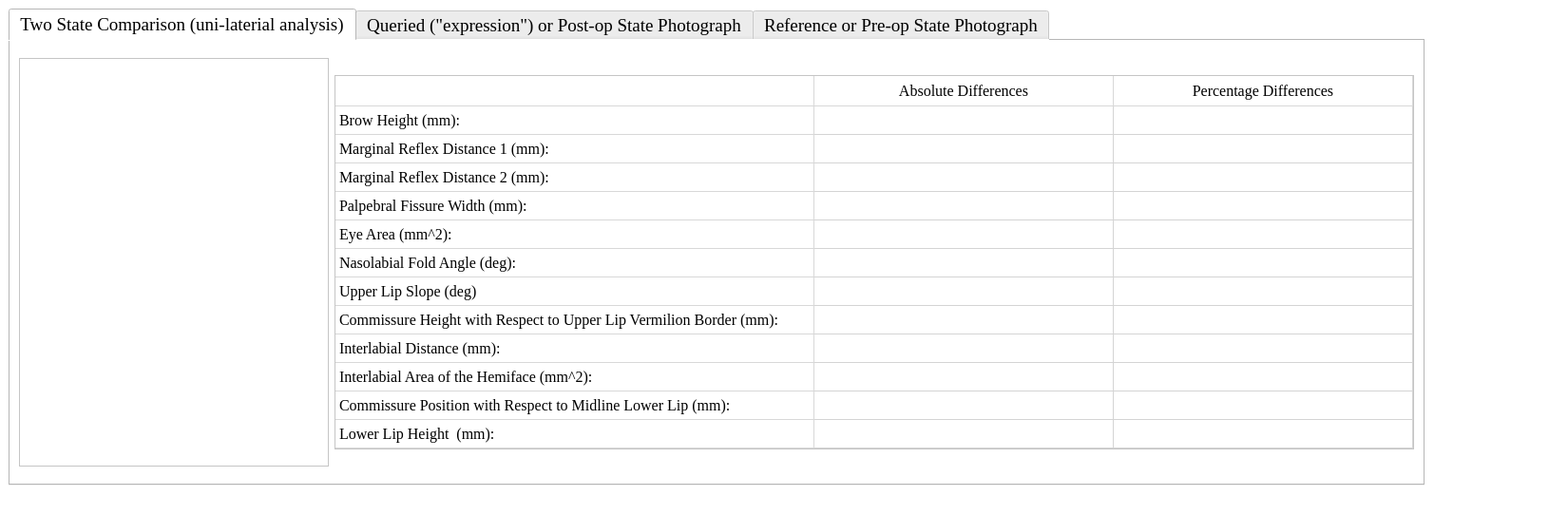
<?xml version="1.0" encoding="UTF-8"?>
<ui version="4.0">
 <class>MainWindow</class>
 <widget class="QMainWindow" name="MainWindow">
  <property name="geometry">
   <rect>
    <x>0</x>
    <y>0</y>
    <width>1650</width>
    <height>542</height>
   </rect>
  </property>
  <property name="windowTitle">
   <string>MainWindow</string>
  </property>
  <property name="styleSheet">
   <string notr="true">background-color: rgb(255, 255, 255);</string>
  </property>
  <widget class="QWidget" name="centralwidget">
   <layout class="QFormLayout" name="formLayout">
    <item row="0" column="0">
     <widget class="QTabWidget" name="tabWidget">
      <property name="font">
       <font>
        <family>Times New Roman</family>
        <pointsize>14</pointsize>
       </font>
      </property>
      <property name="styleSheet">
       <string notr="true">background-color: rgb(255, 255, 255);</string>
      </property>
      <property name="currentIndex">
       <number>0</number>
      </property>
      <widget class="QWidget" name="tab">
       <attribute name="title">
        <string>Two State Comparison (uni-laterial analysis)</string>
       </attribute>
       <layout class="QGridLayout" name="gridLayout_3">
        <item row="0" column="0">
         <widget class="QGraphicsView" name="graphicsView_4">
          <property name="minimumSize">
           <size>
            <width>326</width>
            <height>430</height>
           </size>
          </property>
          <property name="maximumSize">
           <size>
            <width>326</width>
            <height>430</height>
           </size>
          </property>
         </widget>
        </item>
        <item row="0" column="1">
         <widget class="QTableWidget" name="tableWidget_3">
          <property name="sizePolicy">
           <sizepolicy hsizetype="Fixed" vsizetype="Fixed">
            <horstretch>0</horstretch>
            <verstretch>0</verstretch>
           </sizepolicy>
          </property>
          <property name="minimumSize">
           <size>
            <width>0</width>
            <height>0</height>
           </size>
          </property>
          <property name="font">
           <font>
            <family>Times New Roman</family>
            <pointsize>12</pointsize>
           </font>
          </property>
          <property name="styleSheet">
           <string notr="true">QHeaderView::section{
            border-top:0px solid #D8D8D8;
            border-left:0px solid #D8D8D8;
            border-right:1px solid #D8D8D8;
            border-bottom: 1px solid #D8D8D8;
            background-color:white;
            padding:4px;
}

  QTableCornerButton::section{
            border-top:0px solid #D8D8D8;
            border-left:0px solid #D8D8D8;
            border-right:1px solid #D8D8D8;
            border-bottom: 1px solid #D8D8D8;
            background-color:white;
}</string>
          </property>
          <property name="lineWidth">
           <number>0</number>
          </property>
          <property name="verticalScrollBarPolicy">
           <enum>Qt::ScrollBarAlwaysOff</enum>
          </property>
          <property name="horizontalScrollBarPolicy">
           <enum>Qt::ScrollBarAlwaysOff</enum>
          </property>
          <property name="sizeAdjustPolicy">
           <enum>QAbstractScrollArea::AdjustToContents</enum>
          </property>
          <attribute name="horizontalHeaderDefaultSectionSize">
           <number>315</number>
          </attribute>
          <row>
           <property name="text">
            <string>Brow Height (mm):</string>
           </property>
           <property name="font">
            <font>
             <family>Times New Roman</family>
             <pointsize>12</pointsize>
            </font>
           </property>
          </row>
          <row>
           <property name="text">
            <string>Marginal Reflex Distance 1 (mm):</string>
           </property>
           <property name="font">
            <font>
             <family>Times New Roman</family>
             <pointsize>12</pointsize>
            </font>
           </property>
          </row>
          <row>
           <property name="text">
            <string>Marginal Reflex Distance 2 (mm):</string>
           </property>
           <property name="font">
            <font>
             <family>Times New Roman</family>
             <pointsize>12</pointsize>
            </font>
           </property>
          </row>
          <row>
           <property name="text">
            <string>Palpebral Fissure Width (mm):</string>
           </property>
           <property name="font">
            <font>
             <family>Times New Roman</family>
             <pointsize>12</pointsize>
            </font>
           </property>
          </row>
          <row>
           <property name="text">
            <string>Eye Area (mm^2):</string>
           </property>
           <property name="font">
            <font>
             <family>Times New Roman</family>
             <pointsize>12</pointsize>
            </font>
           </property>
          </row>
          <row>
           <property name="text">
            <string>Nasolabial Fold Angle (deg):</string>
           </property>
           <property name="font">
            <font>
             <family>Times New Roman</family>
             <pointsize>12</pointsize>
            </font>
           </property>
          </row>
          <row>
           <property name="text">
            <string>Upper Lip Slope (deg)</string>
           </property>
           <property name="font">
            <font>
             <family>Times New Roman</family>
             <pointsize>12</pointsize>
            </font>
           </property>
          </row>
          <row>
           <property name="text">
            <string>Commissure Height with Respect to Upper Lip Vermilion Border (mm):</string>
           </property>
           <property name="font">
            <font>
             <family>Times New Roman</family>
             <pointsize>12</pointsize>
            </font>
           </property>
          </row>
          <row>
           <property name="text">
            <string>Interlabial Distance (mm):</string>
           </property>
           <property name="font">
            <font>
             <family>Times New Roman</family>
             <pointsize>12</pointsize>
            </font>
           </property>
          </row>
          <row>
           <property name="text">
            <string>Interlabial Area of the Hemiface (mm^2):</string>
           </property>
           <property name="font">
            <font>
             <family>Times New Roman</family>
             <pointsize>12</pointsize>
            </font>
           </property>
          </row>
          <row>
           <property name="text">
            <string>Commissure Position with Respect to Midline Lower Lip (mm):</string>
           </property>
           <property name="font">
            <font>
             <family>Times New Roman</family>
             <pointsize>12</pointsize>
            </font>
           </property>
          </row>
          <row>
           <property name="text">
            <string>Lower Lip Height  (mm):</string>
           </property>
           <property name="font">
            <font>
             <family>Times New Roman</family>
             <pointsize>12</pointsize>
            </font>
           </property>
          </row>
          <column>
           <property name="text">
            <string>Absolute Differences</string>
           </property>
           <property name="font">
            <font>
             <family>Times New Roman</family>
             <pointsize>12</pointsize>
            </font>
           </property>
          </column>
          <column>
           <property name="text">
            <string>Percentage Differences</string>
           </property>
           <property name="font">
            <font>
             <family>Times New Roman</family>
             <pointsize>12</pointsize>
            </font>
           </property>
          </column>
         </widget>
        </item>
       </layout>
      </widget>
      <widget class="QWidget" name="tab_2">
       <attribute name="title">
        <string>Queried (&quot;expression&quot;) or Post-op State Photograph</string>
       </attribute>
       <layout class="QGridLayout" name="gridLayout_2">
        <item row="0" column="2">
         <widget class="QTableWidget" name="tableWidget">
          <property name="sizePolicy">
           <sizepolicy hsizetype="Fixed" vsizetype="Fixed">
            <horstretch>0</horstretch>
            <verstretch>0</verstretch>
           </sizepolicy>
          </property>
          <property name="minimumSize">
           <size>
            <width>0</width>
            <height>0</height>
           </size>
          </property>
          <property name="font">
           <font>
            <family>Times New Roman</family>
            <pointsize>12</pointsize>
           </font>
          </property>
          <property name="styleSheet">
           <string notr="true">QHeaderView::section{
            border-top:0px solid #D8D8D8;
            border-left:0px solid #D8D8D8;
            border-right:1px solid #D8D8D8;
            border-bottom: 1px solid #D8D8D8;
            background-color:white;
            padding:4px;
}

  QTableCornerButton::section{
            border-top:0px solid #D8D8D8;
            border-left:0px solid #D8D8D8;
            border-right:1px solid #D8D8D8;
            border-bottom: 1px solid #D8D8D8;
            background-color:white;
}</string>
          </property>
          <property name="lineWidth">
           <number>0</number>
          </property>
          <property name="verticalScrollBarPolicy">
           <enum>Qt::ScrollBarAlwaysOff</enum>
          </property>
          <property name="horizontalScrollBarPolicy">
           <enum>Qt::ScrollBarAlwaysOff</enum>
          </property>
          <property name="sizeAdjustPolicy">
           <enum>QAbstractScrollArea::AdjustToContents</enum>
          </property>
          <attribute name="horizontalHeaderDefaultSectionSize">
           <number>155</number>
          </attribute>
          <row>
           <property name="text">
            <string>Brow Height (mm):</string>
           </property>
           <property name="font">
            <font>
             <family>Times New Roman</family>
             <pointsize>12</pointsize>
            </font>
           </property>
          </row>
          <row>
           <property name="text">
            <string>Marginal Reflex Distance 1 (mm):</string>
           </property>
           <property name="font">
            <font>
             <family>Times New Roman</family>
             <pointsize>12</pointsize>
            </font>
           </property>
          </row>
          <row>
           <property name="text">
            <string>Marginal Reflex Distance 2 (mm):</string>
           </property>
           <property name="font">
            <font>
             <family>Times New Roman</family>
             <pointsize>12</pointsize>
            </font>
           </property>
          </row>
          <row>
           <property name="text">
            <string>Palpebral Fissure Width (mm):</string>
           </property>
           <property name="font">
            <font>
             <family>Times New Roman</family>
             <pointsize>12</pointsize>
            </font>
           </property>
          </row>
          <row>
           <property name="text">
            <string>Eye Area (mm^2):</string>
           </property>
           <property name="font">
            <font>
             <family>Times New Roman</family>
             <pointsize>12</pointsize>
            </font>
           </property>
          </row>
          <row>
           <property name="text">
            <string>Nasolabial Fold Angle (deg):</string>
           </property>
           <property name="font">
            <font>
             <family>Times New Roman</family>
             <pointsize>12</pointsize>
            </font>
           </property>
          </row>
          <row>
           <property name="text">
            <string>Upper Lip Slope (deg)</string>
           </property>
           <property name="font">
            <font>
             <family>Times New Roman</family>
             <pointsize>12</pointsize>
            </font>
           </property>
          </row>
          <row>
           <property name="text">
            <string>Commissure Height with Respect to Upper Lip Vermilion Border (mm):</string>
           </property>
           <property name="font">
            <font>
             <family>Times New Roman</family>
             <pointsize>12</pointsize>
            </font>
           </property>
          </row>
          <row>
           <property name="text">
            <string>Interlabial Distance (mm):</string>
           </property>
           <property name="font">
            <font>
             <family>Times New Roman</family>
             <pointsize>12</pointsize>
            </font>
           </property>
          </row>
          <row>
           <property name="text">
            <string>Interlabial Area of the Hemiface (mm^2):</string>
           </property>
           <property name="font">
            <font>
             <family>Times New Roman</family>
             <pointsize>12</pointsize>
            </font>
           </property>
          </row>
          <row>
           <property name="text">
            <string>Commissure Position with Respect to Midline Lower Lip (mm):</string>
           </property>
           <property name="font">
            <font>
             <family>Times New Roman</family>
             <pointsize>12</pointsize>
            </font>
           </property>
          </row>
          <row>
           <property name="text">
            <string>Lower Lip Height  (mm):</string>
           </property>
           <property name="font">
            <font>
             <family>Times New Roman</family>
             <pointsize>12</pointsize>
            </font>
           </property>
          </row>
          <column>
           <property name="text">
            <string>Affected Side</string>
           </property>
           <property name="font">
            <font>
             <family>Times New Roman</family>
             <pointsize>11</pointsize>
            </font>
           </property>
          </column>
          <column>
           <property name="text">
            <string>&quot;Normal&quot; Side</string>
           </property>
           <property name="font">
            <font>
             <family>Times New Roman</family>
             <pointsize>12</pointsize>
            </font>
           </property>
          </column>
          <column>
           <property name="text">
            <string>Absolute Differences</string>
           </property>
           <property name="font">
            <font>
             <family>Times New Roman</family>
             <pointsize>12</pointsize>
            </font>
           </property>
          </column>
          <column>
           <property name="text">
            <string>Percentage Differences</string>
           </property>
           <property name="font">
            <font>
             <family>Times New Roman</family>
             <pointsize>12</pointsize>
            </font>
           </property>
          </column>
         </widget>
        </item>
        <item row="0" column="1">
         <widget class="QGraphicsView" name="graphicsView_2">
          <property name="minimumSize">
           <size>
            <width>326</width>
            <height>430</height>
           </size>
          </property>
          <property name="maximumSize">
           <size>
            <width>326</width>
            <height>430</height>
           </size>
          </property>
         </widget>
        </item>
       </layout>
      </widget>
      <widget class="QWidget" name="tab_3">
       <attribute name="title">
        <string>Reference or Pre-op State Photograph</string>
       </attribute>
       <layout class="QGridLayout" name="gridLayout">
        <item row="0" column="0">
         <widget class="QGraphicsView" name="graphicsView_3">
          <property name="minimumSize">
           <size>
            <width>326</width>
            <height>430</height>
           </size>
          </property>
          <property name="maximumSize">
           <size>
            <width>326</width>
            <height>430</height>
           </size>
          </property>
         </widget>
        </item>
        <item row="0" column="1">
         <widget class="QTableWidget" name="tableWidget_2">
          <property name="sizePolicy">
           <sizepolicy hsizetype="Fixed" vsizetype="Fixed">
            <horstretch>0</horstretch>
            <verstretch>0</verstretch>
           </sizepolicy>
          </property>
          <property name="minimumSize">
           <size>
            <width>0</width>
            <height>0</height>
           </size>
          </property>
          <property name="font">
           <font>
            <family>Times New Roman</family>
            <pointsize>12</pointsize>
           </font>
          </property>
          <property name="styleSheet">
           <string notr="true">QHeaderView::section{
            border-top:0px solid #D8D8D8;
            border-left:0px solid #D8D8D8;
            border-right:1px solid #D8D8D8;
            border-bottom: 1px solid #D8D8D8;
            background-color:white;
            padding:4px;
}

  QTableCornerButton::section{
            border-top:0px solid #D8D8D8;
            border-left:0px solid #D8D8D8;
            border-right:1px solid #D8D8D8;
            border-bottom: 1px solid #D8D8D8;
            background-color:white;
}</string>
          </property>
          <property name="lineWidth">
           <number>0</number>
          </property>
          <property name="verticalScrollBarPolicy">
           <enum>Qt::ScrollBarAlwaysOff</enum>
          </property>
          <property name="horizontalScrollBarPolicy">
           <enum>Qt::ScrollBarAlwaysOff</enum>
          </property>
          <property name="sizeAdjustPolicy">
           <enum>QAbstractScrollArea::AdjustToContents</enum>
          </property>
          <attribute name="horizontalHeaderDefaultSectionSize">
           <number>155</number>
          </attribute>
          <row>
           <property name="text">
            <string>Brow Height (mm):</string>
           </property>
           <property name="font">
            <font>
             <family>Times New Roman</family>
             <pointsize>12</pointsize>
            </font>
           </property>
          </row>
          <row>
           <property name="text">
            <string>Marginal Reflex Distance 1 (mm):</string>
           </property>
           <property name="font">
            <font>
             <family>Times New Roman</family>
             <pointsize>12</pointsize>
            </font>
           </property>
          </row>
          <row>
           <property name="text">
            <string>Marginal Reflex Distance 2 (mm):</string>
           </property>
           <property name="font">
            <font>
             <family>Times New Roman</family>
             <pointsize>12</pointsize>
            </font>
           </property>
          </row>
          <row>
           <property name="text">
            <string>Palpebral Fissure Width (mm):</string>
           </property>
           <property name="font">
            <font>
             <family>Times New Roman</family>
             <pointsize>12</pointsize>
            </font>
           </property>
          </row>
          <row>
           <property name="text">
            <string>Eye Area (mm^2):</string>
           </property>
           <property name="font">
            <font>
             <family>Times New Roman</family>
             <pointsize>12</pointsize>
            </font>
           </property>
          </row>
          <row>
           <property name="text">
            <string>Nasolabial Fold Angle (deg):</string>
           </property>
           <property name="font">
            <font>
             <family>Times New Roman</family>
             <pointsize>12</pointsize>
            </font>
           </property>
          </row>
          <row>
           <property name="text">
            <string>Upper Lip Slope (deg)</string>
           </property>
           <property name="font">
            <font>
             <family>Times New Roman</family>
             <pointsize>12</pointsize>
            </font>
           </property>
          </row>
          <row>
           <property name="text">
            <string>Commissure Height with Respect to Upper Lip Vermilion Border (mm):</string>
           </property>
           <property name="font">
            <font>
             <family>Times New Roman</family>
             <pointsize>12</pointsize>
            </font>
           </property>
          </row>
          <row>
           <property name="text">
            <string>Interlabial Distance (mm):</string>
           </property>
           <property name="font">
            <font>
             <family>Times New Roman</family>
             <pointsize>12</pointsize>
            </font>
           </property>
          </row>
          <row>
           <property name="text">
            <string>Interlabial Area of the Hemiface (mm^2):</string>
           </property>
           <property name="font">
            <font>
             <family>Times New Roman</family>
             <pointsize>12</pointsize>
            </font>
           </property>
          </row>
          <row>
           <property name="text">
            <string>Commissure Position with Respect to Midline Lower Lip (mm):</string>
           </property>
           <property name="font">
            <font>
             <family>Times New Roman</family>
             <pointsize>12</pointsize>
            </font>
           </property>
          </row>
          <row>
           <property name="text">
            <string>Lower Lip Height  (mm):</string>
           </property>
           <property name="font">
            <font>
             <family>Times New Roman</family>
             <pointsize>12</pointsize>
            </font>
           </property>
          </row>
          <column>
           <property name="text">
            <string>Affected Side</string>
           </property>
           <property name="font">
            <font>
             <family>Times New Roman</family>
             <pointsize>11</pointsize>
            </font>
           </property>
          </column>
          <column>
           <property name="text">
            <string>&quot;Normal&quot; Side</string>
           </property>
           <property name="font">
            <font>
             <family>Times New Roman</family>
             <pointsize>12</pointsize>
            </font>
           </property>
          </column>
          <column>
           <property name="text">
            <string>Absolute Differences</string>
           </property>
           <property name="font">
            <font>
             <family>Times New Roman</family>
             <pointsize>12</pointsize>
            </font>
           </property>
          </column>
          <column>
           <property name="text">
            <string>Percentage Differences</string>
           </property>
           <property name="font">
            <font>
             <family>Times New Roman</family>
             <pointsize>12</pointsize>
            </font>
           </property>
          </column>
         </widget>
        </item>
       </layout>
      </widget>
     </widget>
    </item>
   </layout>
  </widget>
  <widget class="QMenuBar" name="menubar">
   <property name="geometry">
    <rect>
     <x>0</x>
     <y>0</y>
     <width>1650</width>
     <height>21</height>
    </rect>
   </property>
  </widget>
  <widget class="QStatusBar" name="statusbar"/>
 </widget>
 <resources/>
 <connections/>
</ui>
